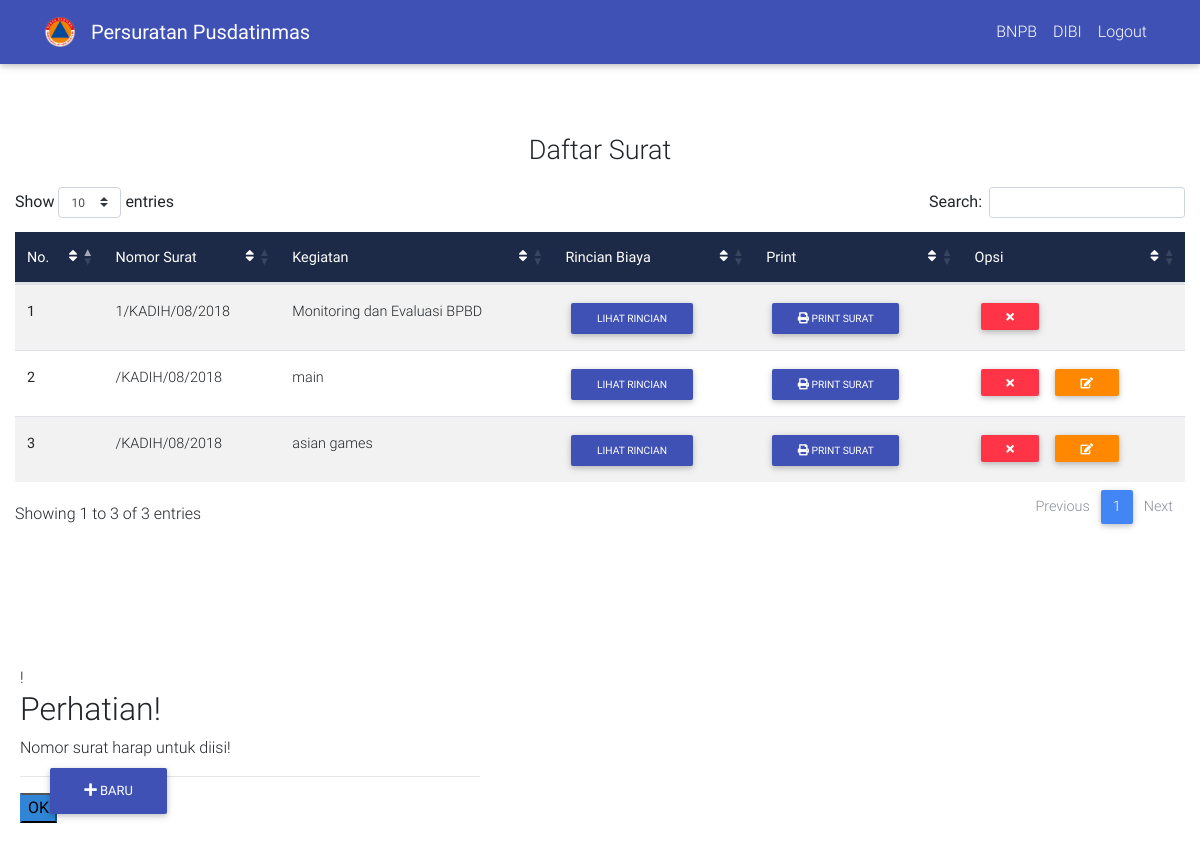
/index.php/home/lihat_surat, run on an earlier commit of the app's database.
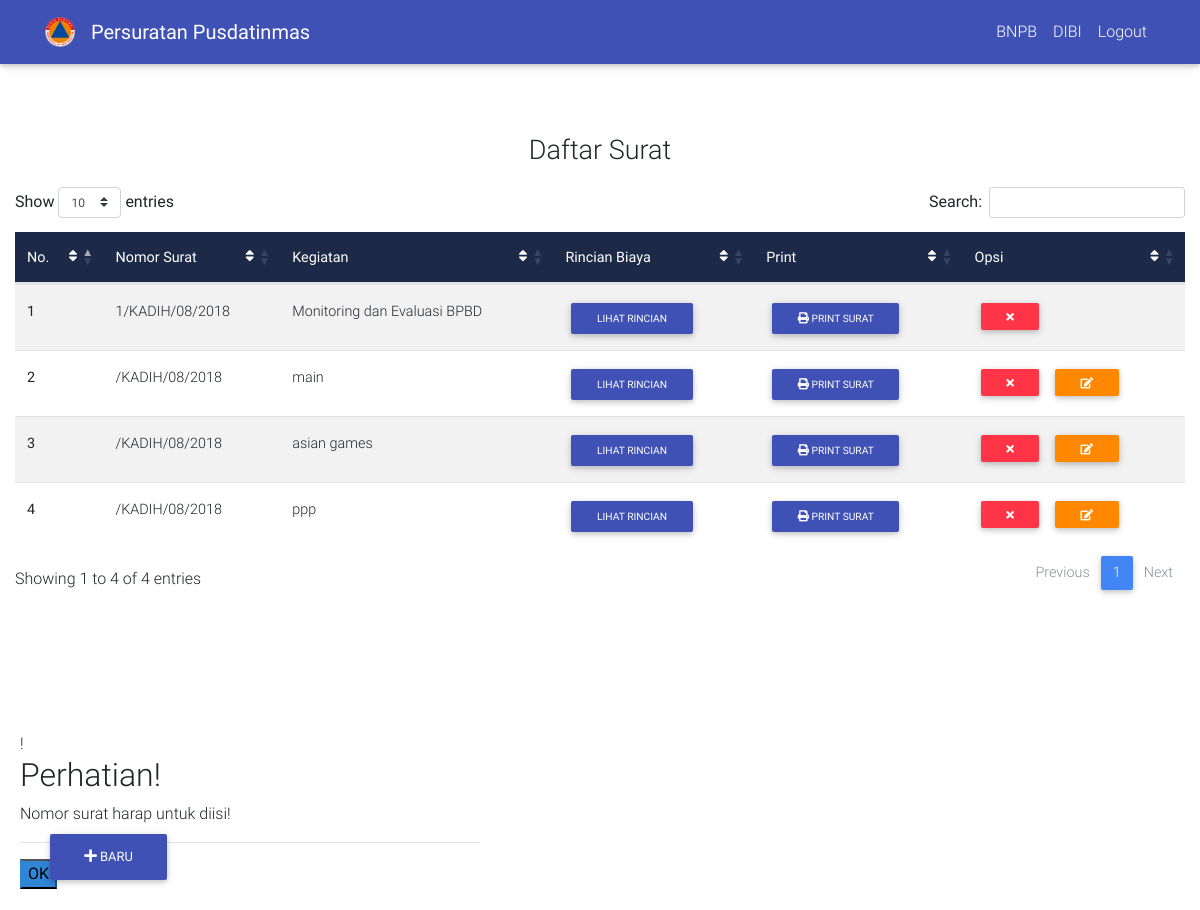
And on a later commit of the database.
### tables this page shows
CREATE TABLE `surat_dinas` (
  `id` int(11) NOT NULL,
  `nomor` varchar(30) NOT NULL DEFAULT '00/KADIH/02/2018',
  `kegiatan` varchar(100) NOT NULL,
  `jenis` tinyint(1) NOT NULL,
  `opsi` tinyint(1) NOT NULL,
  `pos` int(1) DEFAULT NULL
);

### application/controllers/Home.php (called while the page is built, shortened)
<?php
class Home extends CI_Controller {
	function __Construct()
    {
        $this->load->model("home_model");
        $this->load->library("pagination");
    }
	public function lihat_surat() {
		$data['surat'] = $this->home_model->get_surat();
		$this->load->view('layouts/nav');
		$this->load->view('layouts/header');
		$this->load->view('lihat_surat', $data);
	}
}

### index.php (called while the page is built, shortened)
<?php
require_once BASEPATH.'core/CodeIgniter.php';

### application/models/Home_model.php (called while the page is built, shortened)
<?php
class Home_model extends CI_Model {
	function get_surat() {
		$this->db->from('surat_dinas');
		$query = $this->db->get();
		return $query->result();
	}
}
?>

### application/views/lihat_surat.php (the view, shortened to what this page needs)
<body>
          <div class="container-fluid" style="padding-top: 10vh; padding-bottom: 15vh;">
                <p style="font-size: 27px; text-align: center; padding-top: 50px;">Daftar Surat</p>
                      <table id="lihat_surat" class="table table-striped" cellspacing="0">
                          <thead class="mdb-color darken-3 white-text">
                            <tr>
                              <th scope="col">No.
                                <i class="fa fa-sort float-right" aria-hidden="true"></i>
                              </th>
                              <th class="th-sm" scope="col">Nomor Surat
                                <i class="fa fa-sort float-right" aria-hidden="true"></i>
                              </th>
                              <th class="th-sm" scope="col">Kegiatan
                                <i class="fa fa-sort float-right" aria-hidden="true"></i>
                              </th>
                              <th class="th-sm" scope="col">Rincian Biaya
                                <i class="fa fa-sort float-right" aria-hidden="true"></i>
                              </th>
                              <th class="th-sm" scope="col">Print
                                <i class="fa fa-sort float-right" aria-hidden="true"></i>
                              </th>
                              <th class="th-sm" scope="col">Opsi
                                <i class="fa fa-sort float-right" aria-hidden="true"></i>
                              </th>
                            </tr>
                          </thead>
                          <tbody>
						  <?php
						  $i = 1;
						  foreach ($surat as $row) {
							  $nomor = $row->nomor;
							  $arr_nomor = explode('/', $nomor);
							  $nomor_surat = trim($arr_nomor[0], " ");
						  	echo "
						  	<tr>
                              <th scope=\"row\">$i</th>
                              <td>$row->nomor</td>
                              <td>$row->kegiatan</td>
                              <td>
                                <a href='".base_url('C_PDF/print_biaya/'.$row->id)."'>
                                <button type=\"button\" class=\"btn btn-indigo btn-sm my-0\">LIHAT RINCIAN
                                </button></a>
                              </td>
                              <td>
                                <a href='".base_url('C_PDF/print/'.$row->id)."' target='_blank'>
                                <button type=\"button\" class=\"btn btn-indigo btn-sm my-0\"><i class=\"fa fa-print\" aria-hidden=\"true\"></i> PRINT SURAT
                                </button></a>
                              </td>
                              <td>
                                <button onclick='hapus($row->id)'
                                type='button' class='btn btn-danger btn-sm my-0'>
                                <i class='fa fa-times' aria-hidden='true'></i></button>
    						  	";
						  if(empty($nomor_surat)) {
							  echo "
                                <span><a  data-toggle='modal'
                                data-target='#modalEdit'><button
                                type='button' class='btn btn-warning btn-sm my-0' id='edit_surat'>
                                <i class='fa fa-edit' aria-hidden='true'></i></button></span>
                                </td>
                            </tr>";
						  }
    						  $i++;
    						}
    				  ?>
						  </tbody>
						</table>
    <div class="container-fluid">
      <div class="btn-group">
        <a href="<?php  echo base_url('surat/buat_surat_dinas')?>"> <button class="btn animated bounceInLeft btn-indigo btn-fab" type="button" data-toggle="modal" data-target="#modalRegisterForm" id="main"><i class="fa fa-plus" aria-hidden="true">
          </i> Baru</button>
        </a>
      </div>
    </div>
  </div>
</body>
</html>

What changed in the data, as far as the page shows it:
added surat_dinas: nomor "/KADIH/08/2018", kegiatan "ppp"
Also different on the page:
text written by a page script: "Show entries Search: Showing 1 to 3 of 3 entries Previous 1 Next" → "Show entries Search: Showing 1 to 4 of 4 entries Previous 1 Next"
